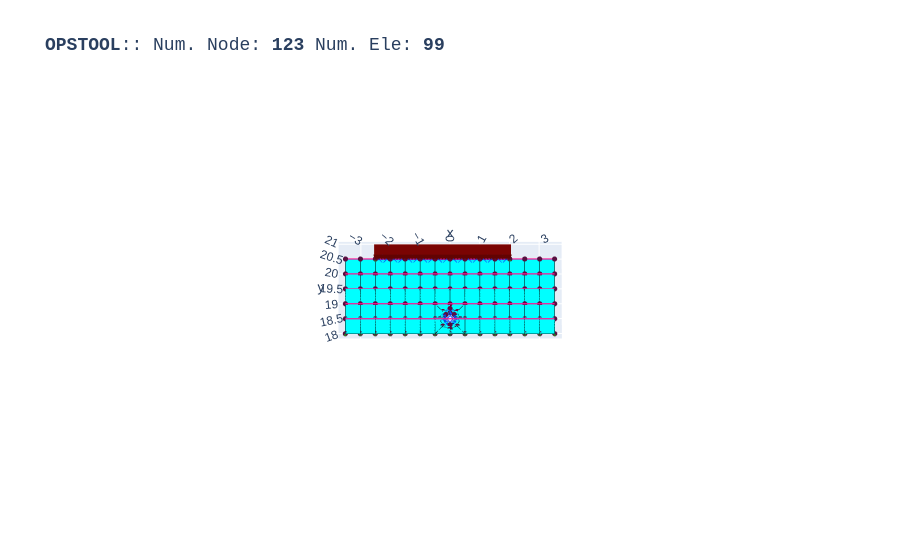

Source (notebook cell):
### Code cell
fig = opst.vis.plotly.plot_model(show_ele_loads=True, show_nodal_loads=True, load_scale=1)
fig.show()

### Figure 1 — Plotly figure (JSON) as saved in the notebook; plotly's stock layout.template omitted (floating-point values rounded to 4 significant figures; data arrays with more than 128 entries replaced by an {"elided": "..."} marker saying what was removed)
{"data": [{"color": "#00FFFF", "hoverinfo": "skip", "i": [0, 0, 4, 4, 8, 8, 12, 12, 16, 16, 20, 20, 24, 24, 28, 28, 32, 32, 36, 36, 40, 40, 44, 44, 48, 48, 52, 52, 56, 56, 60, 60, 64, 64, 68, 68, 72, 72, 76, 76, 80, 80, 84, 84, 88, 88, 92, 92, 96, 96, 100, 100, 104, 104, 108, 108, 112, 112, 116, 116, 120, 120, 124, 124, 128, 128, 132, 132, 136, 136, 140, 140, 144, 144, 148, 148, 152, 152, 156, 156, 160, 160, 164, 164, 168, 168, 172, 172, 176, 176, 180, 180, 184, 184, 188, 188, 192, 192, 196, 196, 200, 200, 204, 204, 208, 208, 212, 212, 216, 216, 220, 220, 224, 224, 228, 228, 232, 232, 236, 236], "j": [1, 2, 5, 6, 9, 10, 13, 14, 17, 18, 21, 22, 25, 26, 29, 30, 33, 34, 37, 38, 41, 42, 45, 46, 49, 50, 53, 54, 57, 58, 61, 62, 65, 66, 69, 70, 73, 74, 77, 78, 81, 82, 85, 86, 89, 90, 93, 94, 97, 98, 101, 102, 105, 106, 109, 110, 113, 114, 117, 118, 121, 122, 125, 126, 129, 130, 133, 134, 137, 138, 141, 142, 145, 146, 149, 150, 153, 154, 157, 158, 161, 162, 165, 166, 169, 170, 173, 174, 177, 178, 181, 182, 185, 186, 189, 190, 193, 194, 197, 198, 201, 202, 205, 206, 209, 210, 213, 214, 217, 218, 221, 222, 225, 226, 229, 230, 233, 234, 237, 238], "k": [2, 3, 6, 7, 10, 11, 14, 15, 18, 19, 22, 23, 26, 27, 30, 31, 34, 35, 38, 39, 42, 43, 46, 47, 50, 51, 54, 55, 58, 59, 62, 63, 66, 67, 70, 71, 74, 75, 78, 79, 82, 83, 86, 87, 90, 91, 94, 95, 98, 99, 102, 103, 106, 107, 110, 111, 114, 115, 118, 119, 122, 123, 126, 127, 130, 131, 134, 135, 138, 139, 142, 143, 146, 147, 150, 151, 154, 155, 158, 159, 162, 163, 166, 167, 170, 171, 174, 175, 178, 179, 182, 183, 186, 187, 190, 191, 194, 195, 198, 199, 202, 203, 206, 207, 210, 211, 214, 215, 218, 219, 222, 223, 226, 227, 230, 231, 234, 235, 238, 239], "name": "ELE_TAG_FourNodeQuadWithSensitivity", "opacity": 1, "type": "mesh3d", "x": {"elided": "240 float values"}, "y": {"elided": "240 float values"}, "z": {"elided": "240 float values"}}, {"connectgaps": false, "hoverinfo": "skip", "line": {"color": "black", "width": 1}, "mode": "lines", "name": "Edge", "type": "scatter3d", "x": {"elided": "360 float values"}, "y": {"elided": "360 float values"}, "z": {"elided": "360 float values"}}, {"color": "#00FFFF", "hoverinfo": "skip", "i": [0, 0, 4, 4, 8, 8, 12, 12, 16, 16, 20, 20, 24, 24, 28, 28, 32, 32, 36, 36, 40, 40, 44, 44, 48, 48, 52, 52, 56, 56, 60, 60, 64, 64, 68, 68, 72, 72, 76, 76, 80, 80, 84, 84], "j": [1, 2, 5, 6, 9, 10, 13, 14, 17, 18, 21, 22, 25, 26, 29, 30, 33, 34, 37, 38, 41, 42, 45, 46, 49, 50, 53, 54, 57, 58, 61, 62, 65, 66, 69, 70, 73, 74, 77, 78, 81, 82, 85, 86], "k": [2, 3, 6, 7, 10, 11, 14, 15, 18, 19, 22, 23, 26, 27, 30, 31, 34, 35, 38, 39, 42, 43, 46, 47, 50, 51, 54, 55, 58, 59, 62, 63, 66, 67, 70, 71, 74, 75, 78, 79, 82, 83, 86, 87], "name": "FourNodeQuad", "opacity": 1, "type": "mesh3d", "x": [-0.5, -0.5, 0.0, 0.0, -0.5, -0.5, 0.0, 0.0, -0.5, -0.5, 0.0, 0.0, 0.5, 0.5, 0.0, 0.0, 0.5, 0.5, 0.0, 0.0, 0.5, 0.5, 0.0, 0.0, 0.0, -0.2424, -0.1414, 0.0, -0.2424, -0.3428, -0.2, -0.1414, -0.3428, -0.2424, -0.1414, -0.2, -0.2424, 0.0, 0.0, -0.1414, 0.0, 0.2424, 0.1414, 0.0, 0.2424, 0.3428, 0.2, 0.1414, 0.3428, 0.2424, 0.1414, 0.2, 0.2424, 0.0, 0.0, 0.1414, 0.0, -0.5, -0.1414, 0.0, -0.5, -0.5, -0.2, -0.1414, -0.5, -0.5, -0.1414, -0.2, -0.5, 0.0, 0.0, -0.1414, 0.0, 0.5, 0.1414, 0.0, 0.5, 0.5, 0.2, 0.1414, 0.5, 0.5, 0.1414, 0.2, 0.5, 0.0, 0.0, 0.1414], "y": [19.0, 19.5, 19.5, 19.0, 19.5, 20.0, 20.0, 19.5, 20.0, 20.5, 20.5, 20.0, 19.0, 19.5, 19.5, 19.0, 19.5, 20.0, 20.0, 19.5, 20.0, 20.5, 20.5, 20.0, 18.84, 18.74, 18.64, 18.7, 18.74, 18.5, 18.5, 18.64, 18.5, 18.26, 18.36, 18.5, 18.26, 18.16, 18.3, 18.36, 18.16, 18.26, 18.36, 18.3, 18.26, 18.5, 18.5, 18.36, 18.5, 18.74, 18.64, 18.5, 18.74, 18.84, 18.7, 18.64, 19.0, 19.0, 18.64, 18.7, 19.0, 18.5, 18.5, 18.64, 18.5, 18.0, 18.36, 18.5, 18.0, 18.0, 18.3, 18.36, 18.0, 18.0, 18.36, 18.3, 18.0, 18.5, 18.5, 18.36, 18.5, 19.0, 18.64, 18.5, 19.0, 19.0, 18.7, 18.64], "z": [0.0, 0.0, 0.0, 0.0, 0.0, 0.0, 0.0, 0.0, 0.0, 0.0, 0.0, 0.0, 0.0, 0.0, 0.0, 0.0, 0.0, 0.0, 0.0, 0.0, 0.0, 0.0, 0.0, 0.0, 0.0, 0.0, 0.0, 0.0, 0.0, 0.0, 0.0, 0.0, 0.0, 0.0, 0.0, 0.0, 0.0, 0.0, 0.0, 0.0, 0.0, 0.0, 0.0, 0.0, 0.0, 0.0, 0.0, 0.0, 0.0, 0.0, 0.0, 0.0, 0.0, 0.0, 0.0, 0.0, 0.0, 0.0, 0.0, 0.0, 0.0, 0.0, 0.0, 0.0, 0.0, 0.0, 0.0, 0.0, 0.0, 0.0, 0.0, 0.0, 0.0, 0.0, 0.0, 0.0, 0.0, 0.0, 0.0, 0.0, 0.0, 0.0, 0.0, 0.0, 0.0, 0.0, 0.0, 0.0]}, {"connectgaps": false, "hoverinfo": "skip", "line": {"color": "black", "width": 1}, "mode": "lines", "name": "Edge", "type": "scatter3d", "x": {"elided": "132 float values"}, "y": {"elided": "132 float values"}, "z": {"elided": "132 float values"}}, {"connectgaps": false, "hoverinfo": "skip", "line": {"color": "#0652ff", "width": 5}, "mode": "lines", "name": "DispBeamColumn2d", "type": "scatter3d", "x": [2.0, 1.5, NaN, 1.5, 1.0, NaN, 1.0, 0.5, NaN, 0.5, 0.0, NaN, 0.0, -0.5, NaN, -0.5, -1.0, NaN, -1.0, -1.5, NaN, -1.5, -2.0, NaN, -2.0, -2.5, NaN, 0.0, -0.1414, NaN, -0.1414, -0.2, NaN, -0.2, -0.1414, NaN, -0.1414, 0.0, NaN, 0.0, 0.1414, NaN, 0.1414, 0.2, NaN, 0.2, 0.1414, NaN, 0.1414, 0.0, NaN], "y": [20.5, 20.5, NaN, 20.5, 20.5, NaN, 20.5, 20.5, NaN, 20.5, 20.5, NaN, 20.5, 20.5, NaN, 20.5, 20.5, NaN, 20.5, 20.5, NaN, 20.5, 20.5, NaN, 20.5, 20.5, NaN, 18.7, 18.64, NaN, 18.64, 18.5, NaN, 18.5, 18.36, NaN, 18.36, 18.3, NaN, 18.3, 18.36, NaN, 18.36, 18.5, NaN, 18.5, 18.64, NaN, 18.64, 18.7, NaN], "z": [0.0, 0.0, NaN, 0.0, 0.0, NaN, 0.0, 0.0, NaN, 0.0, 0.0, NaN, 0.0, 0.0, NaN, 0.0, 0.0, NaN, 0.0, 0.0, NaN, 0.0, 0.0, NaN, 0.0, 0.0, NaN, 0.0, 0.0, NaN, 0.0, 0.0, NaN, 0.0, 0.0, NaN, 0.0, 0.0, NaN, 0.0, 0.0, NaN, 0.0, 0.0, NaN, 0.0, 0.0, NaN, 0.0, 0.0, NaN]}, {"customdata": ["eleTag: 1<br>connectedNodes:<br> [1 2 9 8]", "eleTag: 2<br>connectedNodes:<br> [ 2  3 10  9]", "eleTag: 3<br>connectedNodes:<br> [ 3  4 11 10]", "eleTag: 4<br>connectedNodes:<br> [ 4  5 12 11]", "eleTag: 5<br>connectedNodes:<br> [ 5  6 13 12]", "eleTag: 6<br>connectedNodes:<br> [ 6  7 14 13]", "eleTag: 7<br>connectedNodes:<br> [ 8  9 16 15]", "eleTag: 8<br>connectedNodes:<br> [ 9 10 17 16]", "eleTag: 9<br>connectedNodes:<br> [10 11 18 17]", "eleTag: 10<br>connectedNodes:<br> [11 12 19 18]", "eleTag: 11<br>connectedNodes:<br> [12 13 20 19]", "eleTag: 12<br>connectedNodes:<br> [13 14 21 20]", "eleTag: 13<br>connectedNodes:<br> [15 16 23 22]", "eleTag: 14<br>connectedNodes:<br> [16 17 24 23]", "eleTag: 15<br>connectedNodes:<br> [17 18 25 24]", "eleTag: 16<br>connectedNodes:<br> [18 19 26 25]", "eleTag: 17<br>connectedNodes:<br> [19 20 27 26]", "eleTag: 18<br>connectedNodes:<br> [20 21 28 27]", "eleTag: 19<br>connectedNodes:<br> [22 23 30 29]", "eleTag: 20<br>connectedNodes:<br> [23 24 31 30]", "eleTag: 21<br>connectedNodes:<br> [24 25 32 31]", "eleTag: 22<br>connectedNodes:<br> [25 26 33 32]", "eleTag: 23<br>connectedNodes:<br> [26 27 34 33]", "eleTag: 24<br>connectedNodes:<br> [27 28 35 34]", "eleTag: 25<br>connectedNodes:<br> [29 30 37 36]", "eleTag: 26<br>connectedNodes:<br> [30 31 38 37]", "eleTag: 27<br>connectedNodes:<br> [31 32 39 38]", "eleTag: 28<br>connectedNodes:<br> [32 33 40 39]", "eleTag: 29<br>connectedNodes:<br> [33 34 41 40]", "eleTag: 30<br>connectedNodes:<br> [34 35 42 41]", "eleTag: 31<br>connectedNodes:<br> [43 44 51 50]", "eleTag: 32<br>connectedNodes:<br> [44 45 52 51]", "eleTag: 33<br>connectedNodes:<br> [45 46 53 52]", "eleTag: 34<br>connectedNodes:<br> [46 47 54 53]", "eleTag: 35<br>connectedNodes:<br> [47 48 55 54]", "eleTag: 36<br>connectedNodes:<br> [48 49 56 55]", "eleTag: 37<br>connectedNodes:<br> [50 51 58 57]", "eleTag: 38<br>connectedNodes:<br> [51 52 59 58]", "eleTag: 39<br>connectedNodes:<br> [52 53 60 59]", "eleTag: 40<br>connectedNodes:<br> [53 54 61 60]", "eleTag: 41<br>connectedNodes:<br> [54 55 62 61]", "eleTag: 42<br>connectedNodes:<br> [55 56 63 62]", "eleTag: 43<br>connectedNodes:<br> [57 58 65 64]", "eleTag: 44<br>connectedNodes:<br> [58 59 66 65]", "eleTag: 45<br>connectedNodes:<br> [59 60 67 66]", "eleTag: 46<br>connectedNodes:<br> [60 61 68 67]", "eleTag: 47<br>connectedNodes:<br> [61 62 69 68]", "eleTag: 48<br>connectedNodes:<br> [62 63 70 69]", "eleTag: 49<br>connectedNodes:<br> [64 65 72 71]", "eleTag: 50<br>connectedNodes:<br> [65 66 73 72]", "eleTag: 51<br>connectedNodes:<br> [66 67 74 73]", "eleTag: 52<br>connectedNodes:<br> [67 68 75 74]", "eleTag: 53<br>connectedNodes:<br> [68 69 76 75]", "eleTag: 54<br>connectedNodes:<br> [69 70 77 76]", "eleTag: 55<br>connectedNodes:<br> [71 72 79 78]", "eleTag: 56<br>connectedNodes:<br> [72 73 80 79]", "eleTag: 57<br>connectedNodes:<br> [73 74 81 80]", "eleTag: 58<br>connectedNodes:<br> [74 75 82 81]", "eleTag: 59<br>connectedNodes:<br> [75 76 83 82]", "eleTag: 60<br>connectedNodes:<br> [76 77 84 83]"], "hovertemplate": "%{customdata}", "marker": {"color": "#00FFFF", "size": 3, "symbol": "diamond-open"}, "mode": "markers", "name": "ELE_TAG_FourNodeQuadWithSensitivity", "type": "scatter3d", "x": [-3.25, -2.75, -2.25, -1.75, -1.25, -0.75, -3.25, -2.75, -2.25, -1.75, -1.25, -0.75, -3.25, -2.75, -2.25, -1.75, -1.25, -0.75, -3.25, -2.75, -2.25, -1.75, -1.25, -0.75, -3.25, -2.75, -2.25, -1.75, -1.25, -0.75, 0.75, 1.25, 1.75, 2.25, 2.75, 3.25, 0.75, 1.25, 1.75, 2.25, 2.75, 3.25, 0.75, 1.25, 1.75, 2.25, 2.75, 3.25, 0.75, 1.25, 1.75, 2.25, 2.75, 3.25, 0.75, 1.25, 1.75, 2.25, 2.75, 3.25], "y": [18.25, 18.25, 18.25, 18.25, 18.25, 18.25, 18.75, 18.75, 18.75, 18.75, 18.75, 18.75, 19.25, 19.25, 19.25, 19.25, 19.25, 19.25, 19.75, 19.75, 19.75, 19.75, 19.75, 19.75, 20.25, 20.25, 20.25, 20.25, 20.25, 20.25, 18.25, 18.25, 18.25, 18.25, 18.25, 18.25, 18.75, 18.75, 18.75, 18.75, 18.75, 18.75, 19.25, 19.25, 19.25, 19.25, 19.25, 19.25, 19.75, 19.75, 19.75, 19.75, 19.75, 19.75, 20.25, 20.25, 20.25, 20.25, 20.25, 20.25], "z": [0.0, 0.0, 0.0, 0.0, 0.0, 0.0, 0.0, 0.0, 0.0, 0.0, 0.0, 0.0, 0.0, 0.0, 0.0, 0.0, 0.0, 0.0, 0.0, 0.0, 0.0, 0.0, 0.0, 0.0, 0.0, 0.0, 0.0, 0.0, 0.0, 0.0, 0.0, 0.0, 0.0, 0.0, 0.0, 0.0, 0.0, 0.0, 0.0, 0.0, 0.0, 0.0, 0.0, 0.0, 0.0, 0.0, 0.0, 0.0, 0.0, 0.0, 0.0, 0.0, 0.0, 0.0, 0.0, 0.0, 0.0, 0.0, 0.0, 0.0]}, {"customdata": ["eleTag: 61<br>connectedNodes:<br> [21 28 87 86]", "eleTag: 62<br>connectedNodes:<br> [28 35 88 87]", "eleTag: 63<br>connectedNodes:<br> [35 42 89 88]", "eleTag: 64<br>connectedNodes:<br> [57 64 87 86]", "eleTag: 65<br>connectedNodes:<br> [64 71 88 87]", "eleTag: 66<br>connectedNodes:<br> [71 78 89 88]", "eleTag: 67<br>connectedNodes:<br> [90 91 99 98]", "eleTag: 68<br>connectedNodes:<br> [ 91  92 100  99]", "eleTag: 69<br>connectedNodes:<br> [ 92  93 101 100]", "eleTag: 70<br>connectedNodes:<br> [ 93  94 102 101]", "eleTag: 71<br>connectedNodes:<br> [ 94  95 103 102]", "eleTag: 72<br>connectedNodes:<br> [ 95  96 104 103]", "eleTag: 73<br>connectedNodes:<br> [ 96  97 105 104]", "eleTag: 74<br>connectedNodes:<br> [ 97  90  98 105]", "eleTag: 75<br>connectedNodes:<br> [86 21 99 98]", "eleTag: 76<br>connectedNodes:<br> [ 21  14 100  99]", "eleTag: 77<br>connectedNodes:<br> [ 14   7 101 100]", "eleTag: 78<br>connectedNodes:<br> [  7  85 102 101]", "eleTag: 79<br>connectedNodes:<br> [ 85  43 103 102]", "eleTag: 80<br>connectedNodes:<br> [ 43  50 104 103]", "eleTag: 81<br>connectedNodes:<br> [ 50  57 105 104]", "eleTag: 82<br>connectedNodes:<br> [ 57  86  98 105]"], "hovertemplate": "%{customdata}", "marker": {"color": "#00FFFF", "size": 3, "symbol": "diamond-open"}, "mode": "markers", "name": "FourNodeQuad", "type": "scatter3d", "x": [-0.25, -0.25, -0.25, 0.25, 0.25, 0.25, -0.09595, -0.2316, -0.2316, -0.09595, 0.09595, 0.2316, 0.2316, 0.09595, -0.1603, -0.3354, -0.3354, -0.1603, 0.1603, 0.3354, 0.3354, 0.1603], "y": [19.25, 19.75, 20.25, 19.25, 19.75, 20.25, 18.73, 18.6, 18.4, 18.27, 18.27, 18.4, 18.6, 18.73, 18.84, 18.66, 18.34, 18.16, 18.16, 18.34, 18.66, 18.84], "z": [0.0, 0.0, 0.0, 0.0, 0.0, 0.0, 0.0, 0.0, 0.0, 0.0, 0.0, 0.0, 0.0, 0.0, 0.0, 0.0, 0.0, 0.0, 0.0, 0.0, 0.0, 0.0]}, {"customdata": ["eleTag: 900<br>connectedNodes:<br> [114 115]", "eleTag: 901<br>connectedNodes:<br> [115 116]", "eleTag: 902<br>connectedNodes:<br> [116 117]", "eleTag: 903<br>connectedNodes:<br> [117 118]", "eleTag: 904<br>connectedNodes:<br> [118 119]", "eleTag: 905<br>connectedNodes:<br> [119 120]", "eleTag: 906<br>connectedNodes:<br> [120 121]", "eleTag: 907<br>connectedNodes:<br> [121 122]", "eleTag: 908<br>connectedNodes:<br> [122 123]", "eleTag: 5000<br>connectedNodes:<br> [106 107]", "eleTag: 5001<br>connectedNodes:<br> [107 108]", "eleTag: 5002<br>connectedNodes:<br> [108 109]", "eleTag: 5003<br>connectedNodes:<br> [109 110]", "eleTag: 5004<br>connectedNodes:<br> [110 111]", "eleTag: 5005<br>connectedNodes:<br> [111 112]", "eleTag: 5006<br>connectedNodes:<br> [112 113]", "eleTag: 5007<br>connectedNodes:<br> [113 106]"], "hovertemplate": "%{customdata}", "marker": {"color": "#0652ff", "size": 3, "symbol": "diamond-open"}, "mode": "markers", "name": "DispBeamColumn2d", "type": "scatter3d", "x": [1.75, 1.25, 0.75, 0.25, -0.25, -0.75, -1.25, -1.75, -2.25, -0.0707, -0.1707, -0.1707, -0.0707, 0.0707, 0.1707, 0.1707, 0.0707], "y": [20.5, 20.5, 20.5, 20.5, 20.5, 20.5, 20.5, 20.5, 20.5, 18.67, 18.57, 18.43, 18.33, 18.33, 18.43, 18.57, 18.67], "z": [0.0, 0.0, 0.0, 0.0, 0.0, 0.0, 0.0, 0.0, 0.0, 0.0, 0.0, 0.0, 0.0, 0.0, 0.0, 0.0, 0.0]}, {"customdata": ["1", "2", "3", "4", "5", "6", "7", "8", "9", "10", "11", "12", "13", "14", "15", "16", "17", "18", "19", "20", "21", "22", "23", "24", "25", "26", "27", "28", "29", "30", "31", "32", "33", "34", "35", "36", "37", "38", "39", "40", "41", "42", "43", "44", "45", "46", "47", "48", "49", "50", "51", "52", "53", "54", "55", "56", "57", "58", "59", "60", "61", "62", "63", "64", "65", "66", "67", "68", "69", "70", "71", "72", "73", "74", "75", "76", "77", "78", "79", "80", "81", "82", "83", "84", "85", "86", "87", "88", "89", "90", "91", "92", "93", "94", "95", "96", "97", "98", "99", "100", "101", "102", "103", "104", "105", "106", "107", "108", "109", "110", "111", "112", "113", "114", "115", "116", "117", "118", "119", "120", "121", "122", "123"], "hovertemplate": "x: %{x}<br>y: %{y}<br>z: %{z} <br>nodeTag: %{customdata}", "marker": {"color": "#580f41", "size": 3, "symbol": "circle"}, "mode": "markers", "name": "Nodes", "type": "scatter3d", "x": [-3.5, -3.0, -2.5, -2.0, -1.5, -1.0, -0.5, -3.5, -3.0, -2.5, -2.0, -1.5, -1.0, -0.5, -3.5, -3.0, -2.5, -2.0, -1.5, -1.0, -0.5, -3.5, -3.0, -2.5, -2.0, -1.5, -1.0, -0.5, -3.5, -3.0, -2.5, -2.0, -1.5, -1.0, -0.5, -3.5, -3.0, -2.5, -2.0, -1.5, -1.0, -0.5, 0.5, 1.0, 1.5, 2.0, 2.5, 3.0, 3.5, 0.5, 1.0, 1.5, 2.0, 2.5, 3.0, 3.5, 0.5, 1.0, 1.5, 2.0, 2.5, 3.0, 3.5, 0.5, 1.0, 1.5, 2.0, 2.5, 3.0, 3.5, 0.5, 1.0, 1.5, 2.0, 2.5, 3.0, 3.5, 0.5, 1.0, 1.5, 2.0, 2.5, 3.0, 3.5, 0.0, 0.0, 0.0, 0.0, 0.0, 0.0, -0.2424, -0.3428, -0.2424, 0.0, 0.2424, 0.3428, 0.2424, 0.0, -0.1414, -0.2, -0.1414, 0.0, 0.1414, 0.2, 0.1414, 0.0, -0.1414, -0.2, -0.1414, 0.0, 0.1414, 0.2, 0.1414, 2.0, 1.5, 1.0, 0.5, 0.0, -0.5, -1.0, -1.5, -2.0, -2.5], "y": [18.0, 18.0, 18.0, 18.0, 18.0, 18.0, 18.0, 18.5, 18.5, 18.5, 18.5, 18.5, 18.5, 18.5, 19.0, 19.0, 19.0, 19.0, 19.0, 19.0, 19.0, 19.5, 19.5, 19.5, 19.5, 19.5, 19.5, 19.5, 20.0, 20.0, 20.0, 20.0, 20.0, 20.0, 20.0, 20.5, 20.5, 20.5, 20.5, 20.5, 20.5, 20.5, 18.0, 18.0, 18.0, 18.0, 18.0, 18.0, 18.0, 18.5, 18.5, 18.5, 18.5, 18.5, 18.5, 18.5, 19.0, 19.0, 19.0, 19.0, 19.0, 19.0, 19.0, 19.5, 19.5, 19.5, 19.5, 19.5, 19.5, 19.5, 20.0, 20.0, 20.0, 20.0, 20.0, 20.0, 20.0, 20.5, 20.5, 20.5, 20.5, 20.5, 20.5, 20.5, 18.0, 19.0, 19.5, 20.0, 20.5, 18.84, 18.74, 18.5, 18.26, 18.16, 18.26, 18.5, 18.74, 18.7, 18.64, 18.5, 18.36, 18.3, 18.36, 18.5, 18.64, 18.7, 18.64, 18.5, 18.36, 18.3, 18.36, 18.5, 18.64, 20.5, 20.5, 20.5, 20.5, 20.5, 20.5, 20.5, 20.5, 20.5, 20.5], "z": [0.0, 0.0, 0.0, 0.0, 0.0, 0.0, 0.0, 0.0, 0.0, 0.0, 0.0, 0.0, 0.0, 0.0, 0.0, 0.0, 0.0, 0.0, 0.0, 0.0, 0.0, 0.0, 0.0, 0.0, 0.0, 0.0, 0.0, 0.0, 0.0, 0.0, 0.0, 0.0, 0.0, 0.0, 0.0, 0.0, 0.0, 0.0, 0.0, 0.0, 0.0, 0.0, 0.0, 0.0, 0.0, 0.0, 0.0, 0.0, 0.0, 0.0, 0.0, 0.0, 0.0, 0.0, 0.0, 0.0, 0.0, 0.0, 0.0, 0.0, 0.0, 0.0, 0.0, 0.0, 0.0, 0.0, 0.0, 0.0, 0.0, 0.0, 0.0, 0.0, 0.0, 0.0, 0.0, 0.0, 0.0, 0.0, 0.0, 0.0, 0.0, 0.0, 0.0, 0.0, 0.0, 0.0, 0.0, 0.0, 0.0, 0.0, 0.0, 0.0, 0.0, 0.0, 0.0, 0.0, 0.0, 0.0, 0.0, 0.0, 0.0, 0.0, 0.0, 0.0, 0.0, 0.0, 0.0, 0.0, 0.0, 0.0, 0.0, 0.0, 0.0, 0.0, 0.0, 0.0, 0.0, 0.0, 0.0, 0.0, 0.0, 0.0, 0.0]}, {"connectgaps": false, "hoverinfo": "skip", "line": {"color": "#15b01a", "width": 1}, "mode": "lines", "name": "BC", "type": "scatter3d", "x": {"elided": "306 float values"}, "y": {"elided": "306 float values"}, "z": {"elided": "306 float values"}}, {"connectgaps": false, "hoverinfo": "skip", "line": {"color": "#FF1493", "width": 2.5}, "mode": "lines", "name": "mp constraint", "type": "scatter3d", "x": [-3.5, 3.5, NaN, -3.5, 3.5, NaN, -3.5, 3.5, NaN, -3.5, 3.5, NaN, -3.5, 3.5, NaN, 0.0, 0.0, NaN, -0.1414, -0.1414, NaN, -0.2, -0.2, NaN, -0.1414, -0.1414, NaN, 0.0, 0.0, NaN, 0.1414, 0.1414, NaN, 0.2, 0.2, NaN, 0.1414, 0.1414, NaN, 2.0, 2.0, NaN, 1.5, 1.5, NaN, 1.0, 1.0, NaN, 0.5, 0.5, NaN, 0.0, 0.0, NaN, -0.5, -0.5, NaN, -1.0, -1.0, NaN, -1.5, -1.5, NaN, -2.0, -2.0, NaN, -2.5, -2.5, NaN], "y": [18.5, 18.5, NaN, 19.0, 19.0, NaN, 19.5, 19.5, NaN, 20.0, 20.0, NaN, 20.5, 20.5, NaN, 18.7, 18.7, NaN, 18.64, 18.64, NaN, 18.5, 18.5, NaN, 18.36, 18.36, NaN, 18.3, 18.3, NaN, 18.36, 18.36, NaN, 18.5, 18.5, NaN, 18.64, 18.64, NaN, 20.5, 20.5, NaN, 20.5, 20.5, NaN, 20.5, 20.5, NaN, 20.5, 20.5, NaN, 20.5, 20.5, NaN, 20.5, 20.5, NaN, 20.5, 20.5, NaN, 20.5, 20.5, NaN, 20.5, 20.5, NaN, 20.5, 20.5, NaN], "z": [0.0, 0.0, NaN, 0.0, 0.0, NaN, 0.0, 0.0, NaN, 0.0, 0.0, NaN, 0.0, 0.0, NaN, 0.0, 0.0, NaN, 0.0, 0.0, NaN, 0.0, 0.0, NaN, 0.0, 0.0, NaN, 0.0, 0.0, NaN, 0.0, 0.0, NaN, 0.0, 0.0, NaN, 0.0, 0.0, NaN, 0.0, 0.0, NaN, 0.0, 0.0, NaN, 0.0, 0.0, NaN, 0.0, 0.0, NaN, 0.0, 0.0, NaN, 0.0, 0.0, NaN, 0.0, 0.0, NaN, 0.0, 0.0, NaN, 0.0, 0.0, NaN, 0.0, 0.0, NaN]}, {"connectgaps": false, "hovertemplate": "<b>%{text}</b>", "line": {"color": "#7a0403", "width": 5}, "mode": "lines", "name": "<b>Pattern 1</b><br>Element Load", "text": {"elided": "297 str values"}, "type": "scatter3d", "x": {"elided": "297 float values"}, "y": {"elided": "297 float values"}, "z": {"elided": "297 float values"}}, {"color": "#7a0403", "hovertemplate": "<b>%{text}", "i": {"elided": "3168 int values"}, "j": {"elided": "3168 int values"}, "k": {"elided": "3168 int values"}, "name": "<b>Pattern 1</b><br>Element Load", "text": {"elided": "1782 str values"}, "type": "mesh3d", "x": {"elided": "1782 float values"}, "y": {"elided": "1782 float values"}, "z": {"elided": "1782 float values"}}, {"connectgaps": false, "hovertemplate": "<b>%{text}</b>", "line": {"color": "#7a0403", "width": 5}, "mode": "lines", "name": "<b>Pattern 1</b><br>Element Load", "text": {"elided": "297 str values"}, "type": "scatter3d", "x": {"elided": "297 float values"}, "y": {"elided": "297 float values"}, "z": {"elided": "297 float values"}}, {"color": "#7a0403", "hovertemplate": "<b>%{text}", "i": {"elided": "3168 int values"}, "j": {"elided": "3168 int values"}, "k": {"elided": "3168 int values"}, "name": "<b>Pattern 1</b><br>Element Load", "text": {"elided": "1782 str values"}, "type": "mesh3d", "x": {"elided": "1782 float values"}, "y": {"elided": "1782 float values"}, "z": {"elided": "1782 float values"}}, {"connectgaps": false, "hovertemplate": "<b>%{text}</b>", "line": {"color": "#7a0403", "width": 5}, "mode": "lines", "name": "<b>Pattern 1</b><br>Element Load", "text": {"elided": "297 str values"}, "type": "scatter3d", "x": {"elided": "297 float values"}, "y": {"elided": "297 float values"}, "z": {"elided": "297 float values"}}, {"color": "#7a0403", "hovertemplate": "<b>%{text}", "i": {"elided": "3168 int values"}, "j": {"elided": "3168 int values"}, "k": {"elided": "3168 int values"}, "name": "<b>Pattern 1</b><br>Element Load", "text": {"elided": "1782 str values"}, "type": "mesh3d", "x": {"elided": "1782 float values"}, "y": {"elided": "1782 float values"}, "z": {"elided": "1782 float values"}}], "layout": {"autosize": true, "font": {"family": "Arial, sans-serif"}, "scene": {"aspectmode": "data", "camera": {"eye": {"x": 0, "y": -0.1, "z": 10}}, "dragmode": "pan", "xaxis": {"showbackground": false}, "yaxis": {"showbackground": false}, "zaxis": {"showbackground": true, "showgrid": true, "showticklabels": false, "ticks": "", "title": {"text": ""}, "visible": true}}, "showlegend": false, "title": {"font": {"family": "courier", "size": 18}, "text": "<b>OPSTOOL</b>:: Num. Node: <b>123</b> Num. Ele: <b>99</b>"}}}
